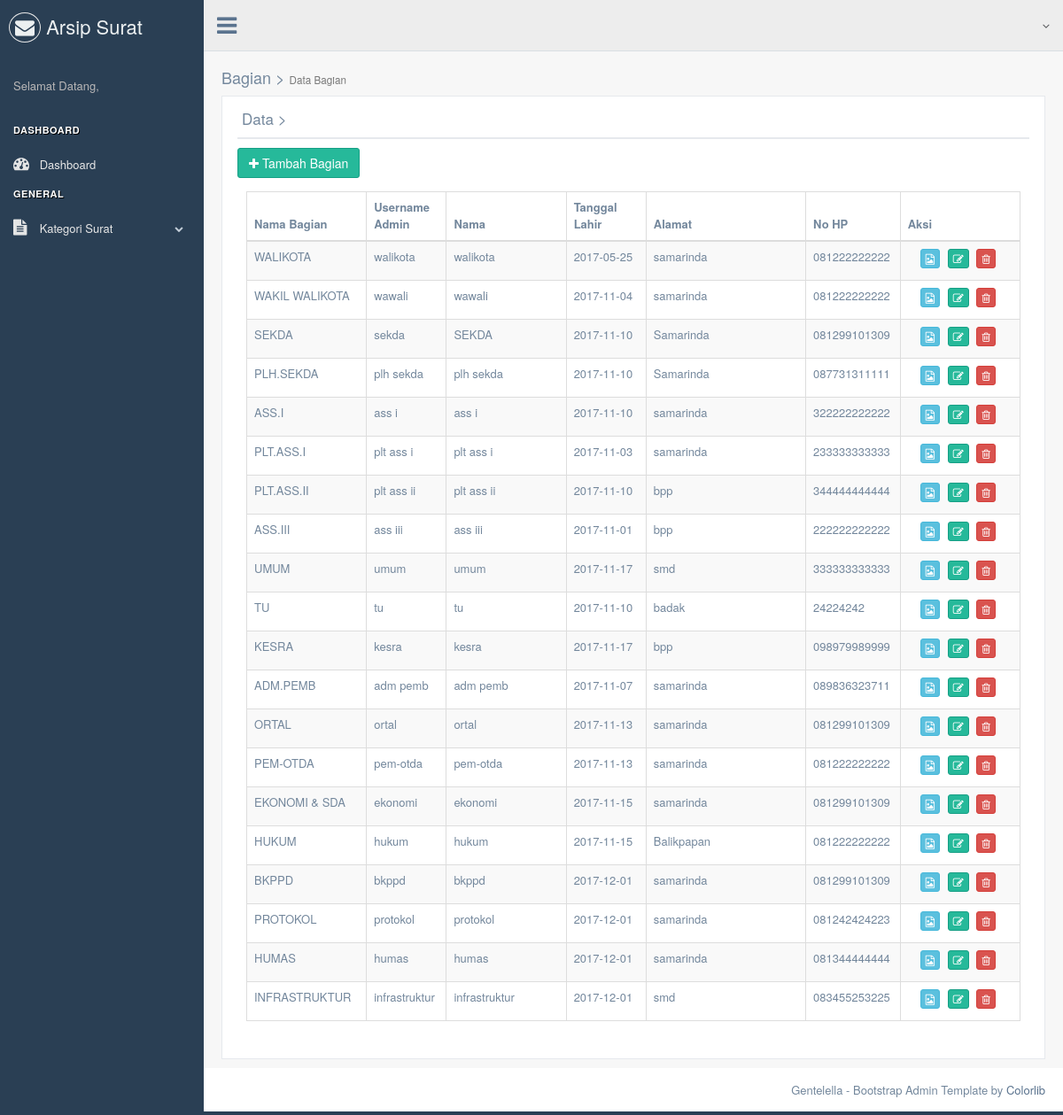
Page /index.php/admin/bagian on the committed database.
### tables this page shows
CREATE TABLE `tb_bagian` (
  `id_bagian` int(11) NOT NULL,
  `nama_bagian` varchar(120) NOT NULL,
  `username_admin_bagian` varchar(50) NOT NULL,
  `password_bagian` varchar(50) NOT NULL,
  `nama_lengkap` varchar(70) NOT NULL,
  `tanggal_lahir_bagian` date NOT NULL,
  `alamat` text NOT NULL,
  `no_hp_bagian` varchar(12) NOT NULL
);

### application/controllers/Admin.php (called while the page is built, shortened)
<?php defined('BASEPATH') OR exit('No direct script access allowed');
class Admin extends CI_Controller{
    function __construct(){
        $this->load->model("suratmasuk_model");
        $this->load->model("suratkeluar_model");
        $this->load->model("arsipsuratmasuk_model");
        $this->load->model("arsipsuratkeluar_model");
        $this->load->model("bagian_model");
        $this->load->model("admin_model");
        $this->load->model("tu_model");
    }
    public function bagian()
    {
        $this->load->view('bagian/index_bagian');
    }
}

### index.php (called while the page is built, shortened)
<?php
require_once BASEPATH.'core/CodeIgniter.php';

### application/views/bagian/index_bagian.php (the view, shortened to what this page needs)
<!DOCTYPE html>
<html lang="en">
  <head>
  </head>
  <body class="nav-md">
    <div class="container body">
      <div class="main_container">
        <div class="right_col" role="main">
          <div class="">
            <div class="page-title">
              <div class="title_right">
                <h2>Bagian > <small>Data Bagian</small></h2>
              </div>
            </div>
            <div class="clearfix"></div>
            <div class="row">
              <div class="col-md-12 col-sm-12 col-xs-12">
                <div class="x_panel">
                  <div class="x_title">
                    <h2>Data ><small> Bagian</small></h2>
                    <div class="clearfix"></div>
                  </div>
                  <a href="<?= base_url('admin/input_bagian') ?>"><button type="button" class="btn btn-success"><i class="fa fa-plus"></i> Tambah Bagian</button></a>
                  <div class="x_content">
                  <div class="x_content">
                             <?php
                              $sql1  		=  $this->db->query("SELECT * FROM tb_bagian order by id_bagian asc");
                              $total		= $sql1->num_rows();
                              if ($total == 0) {
                                echo"<center><h2>Belum Ada Data Bagian</h2></center>";
                              }
                              else{?>
                    <table id="datatable" class="table table-striped table-bordered">
                      <thead>
                        <tr>
                          <th width="15%">Nama Bagian</th>
                          <th width="10%">Username Admin</th>
                          <th width="15%">Nama</th>
                          <th width="10%">Tanggal Lahir</th>
                          <th width="20%">Alamat</th>
                          <th width="10%">No HP</th>
                          <th width="15%">Aksi</th>
                        </tr>
                      </thead>
                      <tbody>
                            <?php
                            foreach($sql1->result_array() as $data){
                              echo'<tr>
                              <td>	'. $data['nama_bagian'].'		</td>
                              <td>	'. $data['username_admin_bagian'].'	</td>
                              <td>	'. $data['nama_lengkap'].'  		</td>
                              <td>	'. $data['tanggal_lahir_bagian'].'  	</td>
                              <td>	'. $data['alamat'].'		</td>
                              <td>  '. $data['no_hp_bagian'].'  </td>
                              <td style="text-align:center;">
                              <a href='.base_url('admin/detail_bagian').'?id_bagian='.$data['id_bagian'].'><button type="button" title="Detail" class="btn btn-info btn-xs"><i class="fa fa-file-image-o"></i></button></a>
                              <a href='.base_url('admin/edit_bagian').'?id_bagian='.$data['id_bagian'].'><button type="button" title="Edit" class="btn btn-success btn-xs"><i class="fa  fa-edit"></i></button></a>
                              <a onclick="return konfirmasi()" href="'.base_url('admin/delete_bagian').'?id_bagian='.$data['id_bagian'].'"><button type="button" title="Hapus" class="btn btn-danger btn-xs"><i class="fa fa-trash-o"></i></button></a></td>
                              </tr>';
                            }
                            ?>
                      </tbody>
                    </table>
                  <?php } ?>
                  </div>
                  </div>
                </div>
              </div>
            </div>
          </div>
        </div>
        <footer>
          <div class="pull-right">
            Gentelella - Bootstrap Admin Template by <a href="https://colorlib.com">Colorlib</a>
          </div>
          <div class="clearfix"></div>
        </footer>
      </div>
    </div>
  </body>
</html>

### rows in the picture
tb_bagian: nama_bagian "WALIKOTA", username_admin_bagian "walikota", nama_lengkap "walikota", tanggal_lahir_bagian "2017-05-25", alamat "samarinda", no_hp_bagian "081222222222"
tb_bagian: nama_bagian "WAKIL WALIKOTA", username_admin_bagian "wawali", nama_lengkap "wawali", tanggal_lahir_bagian "2017-11-04", alamat "samarinda", no_hp_bagian "081222222222"
tb_bagian: nama_bagian "SEKDA", username_admin_bagian "sekda", nama_lengkap "SEKDA", tanggal_lahir_bagian "2017-11-10", alamat "Samarinda", no_hp_bagian "081299101309"
tb_bagian: nama_bagian "PLH.SEKDA", username_admin_bagian "plh sekda", nama_lengkap "plh sekda", tanggal_lahir_bagian "2017-11-10", alamat "Samarinda", no_hp_bagian "087731311111"
tb_bagian: nama_bagian "ASS.I", username_admin_bagian "ass i", nama_lengkap "ass i", tanggal_lahir_bagian "2017-11-10", alamat "samarinda", no_hp_bagian "322222222222"
tb_bagian: nama_bagian "PLT.ASS.I", username_admin_bagian "plt ass i", nama_lengkap "plt ass i", tanggal_lahir_bagian "2017-11-03", alamat "samarinda", no_hp_bagian "233333333333"
tb_bagian: nama_bagian "PLT.ASS.II", username_admin_bagian "plt ass ii", nama_lengkap "plt ass ii", tanggal_lahir_bagian "2017-11-10", alamat "bpp", no_hp_bagian "344444444444"
tb_bagian: nama_bagian "ASS.III", username_admin_bagian "ass iii", nama_lengkap "ass iii", tanggal_lahir_bagian "2017-11-01", alamat "bpp", no_hp_bagian "222222222222"
tb_bagian: nama_bagian "UMUM", username_admin_bagian "umum", nama_lengkap "umum", tanggal_lahir_bagian "2017-11-17", alamat "smd", no_hp_bagian "333333333333"
tb_bagian: nama_bagian "TU", username_admin_bagian "tu", nama_lengkap "tu", tanggal_lahir_bagian "2017-11-10", alamat "badak", no_hp_bagian "24224242"
tb_bagian: nama_bagian "KESRA", username_admin_bagian "kesra", nama_lengkap "kesra", tanggal_lahir_bagian "2017-11-17", alamat "bpp", no_hp_bagian "098979989999"
tb_bagian: nama_bagian "ADM.PEMB", username_admin_bagian "adm pemb", nama_lengkap "adm pemb", tanggal_lahir_bagian "2017-11-07", alamat "samarinda", no_hp_bagian "089836323711"
tb_bagian: nama_bagian "ORTAL", username_admin_bagian "ortal", nama_lengkap "ortal", tanggal_lahir_bagian "2017-11-13", alamat "samarinda", no_hp_bagian "081299101309"
tb_bagian: nama_bagian "PEM-OTDA", username_admin_bagian "pem-otda", nama_lengkap "pem-otda", tanggal_lahir_bagian "2017-11-13", alamat "samarinda", no_hp_bagian "081222222222"
tb_bagian: nama_bagian "EKONOMI & SDA", username_admin_bagian "ekonomi", nama_lengkap "ekonomi", tanggal_lahir_bagian "2017-11-15", alamat "samarinda", no_hp_bagian "081299101309"
tb_bagian: nama_bagian "HUKUM", username_admin_bagian "hukum", nama_lengkap "hukum", tanggal_lahir_bagian "2017-11-15", alamat "Balikpapan", no_hp_bagian "081222222222"
tb_bagian: nama_bagian "BKPPD", username_admin_bagian "bkppd", nama_lengkap "bkppd", tanggal_lahir_bagian "2017-12-01", alamat "samarinda", no_hp_bagian "081299101309"
tb_bagian: nama_bagian "PROTOKOL", username_admin_bagian "protokol", nama_lengkap "protokol", tanggal_lahir_bagian "2017-12-01", alamat "samarinda", no_hp_bagian "081242424223"
tb_bagian: nama_bagian "HUMAS", username_admin_bagian "humas", nama_lengkap "humas", tanggal_lahir_bagian "2017-12-01", alamat "samarinda", no_hp_bagian "081344444444"
tb_bagian: nama_bagian "INFRASTRUKTUR", username_admin_bagian "infrastruktur", nama_lengkap "infrastruktur", tanggal_lahir_bagian "2017-12-01", alamat "smd", no_hp_bagian "083455253225"
